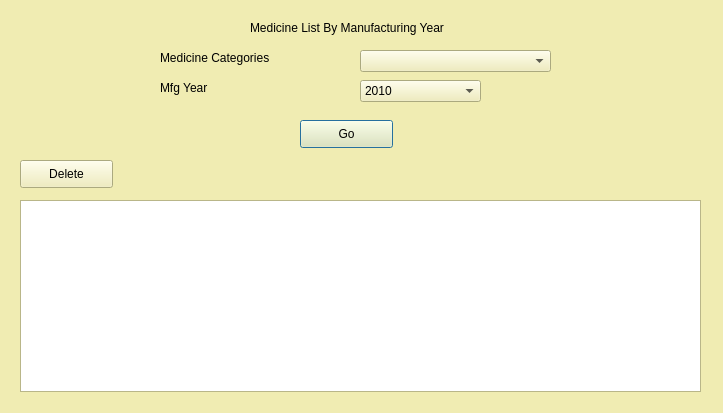
<?xml version="1.0" encoding="UTF-8"?>
<ui version="4.0">
 <class>MfgYrDlg</class>
 <widget class="QDialog" name="MfgYrDlg">
  <property name="geometry">
   <rect>
    <x>0</x>
    <y>0</y>
    <width>723</width>
    <height>413</height>
   </rect>
  </property>
  <property name="palette">
   <palette>
    <active>
     <colorrole role="WindowText">
      <brush brushstyle="SolidPattern">
       <color alpha="255">
        <red>0</red>
        <green>0</green>
        <blue>0</blue>
       </color>
      </brush>
     </colorrole>
     <colorrole role="Button">
      <brush brushstyle="SolidPattern">
       <color alpha="255">
        <red>240</red>
        <green>236</green>
        <blue>178</blue>
       </color>
      </brush>
     </colorrole>
     <colorrole role="Light">
      <brush brushstyle="SolidPattern">
       <color alpha="255">
        <red>255</red>
        <green>255</green>
        <blue>255</blue>
       </color>
      </brush>
     </colorrole>
     <colorrole role="Midlight">
      <brush brushstyle="SolidPattern">
       <color alpha="255">
        <red>247</red>
        <green>245</green>
        <blue>216</blue>
       </color>
      </brush>
     </colorrole>
     <colorrole role="Dark">
      <brush brushstyle="SolidPattern">
       <color alpha="255">
        <red>120</red>
        <green>118</green>
        <blue>89</blue>
       </color>
      </brush>
     </colorrole>
     <colorrole role="Mid">
      <brush brushstyle="SolidPattern">
       <color alpha="255">
        <red>160</red>
        <green>157</green>
        <blue>119</blue>
       </color>
      </brush>
     </colorrole>
     <colorrole role="Text">
      <brush brushstyle="SolidPattern">
       <color alpha="255">
        <red>0</red>
        <green>0</green>
        <blue>0</blue>
       </color>
      </brush>
     </colorrole>
     <colorrole role="BrightText">
      <brush brushstyle="SolidPattern">
       <color alpha="255">
        <red>255</red>
        <green>255</green>
        <blue>255</blue>
       </color>
      </brush>
     </colorrole>
     <colorrole role="ButtonText">
      <brush brushstyle="SolidPattern">
       <color alpha="255">
        <red>0</red>
        <green>0</green>
        <blue>0</blue>
       </color>
      </brush>
     </colorrole>
     <colorrole role="Base">
      <brush brushstyle="SolidPattern">
       <color alpha="255">
        <red>255</red>
        <green>255</green>
        <blue>255</blue>
       </color>
      </brush>
     </colorrole>
     <colorrole role="Window">
      <brush brushstyle="SolidPattern">
       <color alpha="255">
        <red>240</red>
        <green>236</green>
        <blue>178</blue>
       </color>
      </brush>
     </colorrole>
     <colorrole role="Shadow">
      <brush brushstyle="SolidPattern">
       <color alpha="255">
        <red>0</red>
        <green>0</green>
        <blue>0</blue>
       </color>
      </brush>
     </colorrole>
     <colorrole role="AlternateBase">
      <brush brushstyle="SolidPattern">
       <color alpha="255">
        <red>247</red>
        <green>245</green>
        <blue>216</blue>
       </color>
      </brush>
     </colorrole>
     <colorrole role="ToolTipBase">
      <brush brushstyle="SolidPattern">
       <color alpha="255">
        <red>255</red>
        <green>255</green>
        <blue>220</blue>
       </color>
      </brush>
     </colorrole>
     <colorrole role="ToolTipText">
      <brush brushstyle="SolidPattern">
       <color alpha="255">
        <red>0</red>
        <green>0</green>
        <blue>0</blue>
       </color>
      </brush>
     </colorrole>
    </active>
    <inactive>
     <colorrole role="WindowText">
      <brush brushstyle="SolidPattern">
       <color alpha="255">
        <red>0</red>
        <green>0</green>
        <blue>0</blue>
       </color>
      </brush>
     </colorrole>
     <colorrole role="Button">
      <brush brushstyle="SolidPattern">
       <color alpha="255">
        <red>240</red>
        <green>236</green>
        <blue>178</blue>
       </color>
      </brush>
     </colorrole>
     <colorrole role="Light">
      <brush brushstyle="SolidPattern">
       <color alpha="255">
        <red>255</red>
        <green>255</green>
        <blue>255</blue>
       </color>
      </brush>
     </colorrole>
     <colorrole role="Midlight">
      <brush brushstyle="SolidPattern">
       <color alpha="255">
        <red>247</red>
        <green>245</green>
        <blue>216</blue>
       </color>
      </brush>
     </colorrole>
     <colorrole role="Dark">
      <brush brushstyle="SolidPattern">
       <color alpha="255">
        <red>120</red>
        <green>118</green>
        <blue>89</blue>
       </color>
      </brush>
     </colorrole>
     <colorrole role="Mid">
      <brush brushstyle="SolidPattern">
       <color alpha="255">
        <red>160</red>
        <green>157</green>
        <blue>119</blue>
       </color>
      </brush>
     </colorrole>
     <colorrole role="Text">
      <brush brushstyle="SolidPattern">
       <color alpha="255">
        <red>0</red>
        <green>0</green>
        <blue>0</blue>
       </color>
      </brush>
     </colorrole>
     <colorrole role="BrightText">
      <brush brushstyle="SolidPattern">
       <color alpha="255">
        <red>255</red>
        <green>255</green>
        <blue>255</blue>
       </color>
      </brush>
     </colorrole>
     <colorrole role="ButtonText">
      <brush brushstyle="SolidPattern">
       <color alpha="255">
        <red>0</red>
        <green>0</green>
        <blue>0</blue>
       </color>
      </brush>
     </colorrole>
     <colorrole role="Base">
      <brush brushstyle="SolidPattern">
       <color alpha="255">
        <red>255</red>
        <green>255</green>
        <blue>255</blue>
       </color>
      </brush>
     </colorrole>
     <colorrole role="Window">
      <brush brushstyle="SolidPattern">
       <color alpha="255">
        <red>240</red>
        <green>236</green>
        <blue>178</blue>
       </color>
      </brush>
     </colorrole>
     <colorrole role="Shadow">
      <brush brushstyle="SolidPattern">
       <color alpha="255">
        <red>0</red>
        <green>0</green>
        <blue>0</blue>
       </color>
      </brush>
     </colorrole>
     <colorrole role="AlternateBase">
      <brush brushstyle="SolidPattern">
       <color alpha="255">
        <red>247</red>
        <green>245</green>
        <blue>216</blue>
       </color>
      </brush>
     </colorrole>
     <colorrole role="ToolTipBase">
      <brush brushstyle="SolidPattern">
       <color alpha="255">
        <red>255</red>
        <green>255</green>
        <blue>220</blue>
       </color>
      </brush>
     </colorrole>
     <colorrole role="ToolTipText">
      <brush brushstyle="SolidPattern">
       <color alpha="255">
        <red>0</red>
        <green>0</green>
        <blue>0</blue>
       </color>
      </brush>
     </colorrole>
    </inactive>
    <disabled>
     <colorrole role="WindowText">
      <brush brushstyle="SolidPattern">
       <color alpha="255">
        <red>120</red>
        <green>118</green>
        <blue>89</blue>
       </color>
      </brush>
     </colorrole>
     <colorrole role="Button">
      <brush brushstyle="SolidPattern">
       <color alpha="255">
        <red>240</red>
        <green>236</green>
        <blue>178</blue>
       </color>
      </brush>
     </colorrole>
     <colorrole role="Light">
      <brush brushstyle="SolidPattern">
       <color alpha="255">
        <red>255</red>
        <green>255</green>
        <blue>255</blue>
       </color>
      </brush>
     </colorrole>
     <colorrole role="Midlight">
      <brush brushstyle="SolidPattern">
       <color alpha="255">
        <red>247</red>
        <green>245</green>
        <blue>216</blue>
       </color>
      </brush>
     </colorrole>
     <colorrole role="Dark">
      <brush brushstyle="SolidPattern">
       <color alpha="255">
        <red>120</red>
        <green>118</green>
        <blue>89</blue>
       </color>
      </brush>
     </colorrole>
     <colorrole role="Mid">
      <brush brushstyle="SolidPattern">
       <color alpha="255">
        <red>160</red>
        <green>157</green>
        <blue>119</blue>
       </color>
      </brush>
     </colorrole>
     <colorrole role="Text">
      <brush brushstyle="SolidPattern">
       <color alpha="255">
        <red>120</red>
        <green>118</green>
        <blue>89</blue>
       </color>
      </brush>
     </colorrole>
     <colorrole role="BrightText">
      <brush brushstyle="SolidPattern">
       <color alpha="255">
        <red>255</red>
        <green>255</green>
        <blue>255</blue>
       </color>
      </brush>
     </colorrole>
     <colorrole role="ButtonText">
      <brush brushstyle="SolidPattern">
       <color alpha="255">
        <red>120</red>
        <green>118</green>
        <blue>89</blue>
       </color>
      </brush>
     </colorrole>
     <colorrole role="Base">
      <brush brushstyle="SolidPattern">
       <color alpha="255">
        <red>240</red>
        <green>236</green>
        <blue>178</blue>
       </color>
      </brush>
     </colorrole>
     <colorrole role="Window">
      <brush brushstyle="SolidPattern">
       <color alpha="255">
        <red>240</red>
        <green>236</green>
        <blue>178</blue>
       </color>
      </brush>
     </colorrole>
     <colorrole role="Shadow">
      <brush brushstyle="SolidPattern">
       <color alpha="255">
        <red>0</red>
        <green>0</green>
        <blue>0</blue>
       </color>
      </brush>
     </colorrole>
     <colorrole role="AlternateBase">
      <brush brushstyle="SolidPattern">
       <color alpha="255">
        <red>240</red>
        <green>236</green>
        <blue>178</blue>
       </color>
      </brush>
     </colorrole>
     <colorrole role="ToolTipBase">
      <brush brushstyle="SolidPattern">
       <color alpha="255">
        <red>255</red>
        <green>255</green>
        <blue>220</blue>
       </color>
      </brush>
     </colorrole>
     <colorrole role="ToolTipText">
      <brush brushstyle="SolidPattern">
       <color alpha="255">
        <red>0</red>
        <green>0</green>
        <blue>0</blue>
       </color>
      </brush>
     </colorrole>
    </disabled>
   </palette>
  </property>
  <property name="windowTitle">
   <string>Dialog</string>
  </property>
  <widget class="QLabel" name="label">
   <property name="geometry">
    <rect>
     <x>250</x>
     <y>20</y>
     <width>271</width>
     <height>16</height>
    </rect>
   </property>
   <property name="text">
    <string>Medicine List By Manufacturing Year</string>
   </property>
  </widget>
  <widget class="QLabel" name="label_2">
   <property name="geometry">
    <rect>
     <x>160</x>
     <y>50</y>
     <width>171</width>
     <height>16</height>
    </rect>
   </property>
   <property name="text">
    <string>Medicine Categories</string>
   </property>
  </widget>
  <widget class="QComboBox" name="comboBox">
   <property name="geometry">
    <rect>
     <x>360</x>
     <y>50</y>
     <width>191</width>
     <height>22</height>
    </rect>
   </property>
  </widget>
  <widget class="QLabel" name="label_3">
   <property name="geometry">
    <rect>
     <x>160</x>
     <y>80</y>
     <width>71</width>
     <height>16</height>
    </rect>
   </property>
   <property name="text">
    <string>Mfg Year</string>
   </property>
  </widget>
  <widget class="QComboBox" name="comboBox_2">
   <property name="geometry">
    <rect>
     <x>360</x>
     <y>80</y>
     <width>121</width>
     <height>22</height>
    </rect>
   </property>
   <item>
    <property name="text">
     <string>2010</string>
    </property>
   </item>
   <item>
    <property name="text">
     <string>2011</string>
    </property>
   </item>
   <item>
    <property name="text">
     <string>2012</string>
    </property>
   </item>
   <item>
    <property name="text">
     <string>2013</string>
    </property>
   </item>
   <item>
    <property name="text">
     <string>2014</string>
    </property>
   </item>
   <item>
    <property name="text">
     <string>2015</string>
    </property>
   </item>
   <item>
    <property name="text">
     <string>2016</string>
    </property>
   </item>
   <item>
    <property name="text">
     <string>2017</string>
    </property>
   </item>
   <item>
    <property name="text">
     <string>2018</string>
    </property>
   </item>
   <item>
    <property name="text">
     <string>2019</string>
    </property>
   </item>
   <item>
    <property name="text">
     <string>2020</string>
    </property>
   </item>
  </widget>
  <widget class="QPushButton" name="pushButton">
   <property name="geometry">
    <rect>
     <x>300</x>
     <y>120</y>
     <width>93</width>
     <height>28</height>
    </rect>
   </property>
   <property name="text">
    <string>Go</string>
   </property>
  </widget>
  <widget class="QTableView" name="tableView">
   <property name="geometry">
    <rect>
     <x>20</x>
     <y>200</y>
     <width>681</width>
     <height>192</height>
    </rect>
   </property>
  </widget>
  <widget class="QPushButton" name="btnDelete">
   <property name="geometry">
    <rect>
     <x>20</x>
     <y>160</y>
     <width>93</width>
     <height>28</height>
    </rect>
   </property>
   <property name="text">
    <string>Delete</string>
   </property>
  </widget>
 </widget>
 <resources/>
 <connections/>
</ui>
